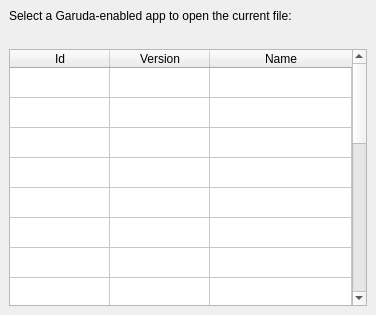
<?xml version="1.0" encoding="UTF-8"?>
<ui version="4.0">
 <class>OpenInCompatibleSoftwareWidget</class>
 <widget class="QDockWidget" name="OpenInCompatibleSoftwareWidget">
  <property name="geometry">
   <rect>
    <x>0</x>
    <y>0</y>
    <width>376</width>
    <height>315</height>
   </rect>
  </property>
  <property name="floating">
   <bool>true</bool>
  </property>
  <property name="windowTitle">
   <string>Compatible Garuda-enabled Software</string>
  </property>
  <widget class="QWidget" name="dockWidgetContents">
   <layout class="QVBoxLayout" name="verticalLayout">
    <item>
     <widget class="QLabel" name="label">
      <property name="text">
       <string>Select a Garuda-enabled app to open the current file:</string>
      </property>
     </widget>
    </item>
    <item>
     <widget class="QLabel" name="fileNameLabel">
      <property name="text">
       <string/>
      </property>
     </widget>
    </item>
    <item>
     <widget class="QTableWidget" name="tableWidget">
      <property name="editTriggers">
       <set>QAbstractItemView::NoEditTriggers</set>
      </property>
      <property name="selectionBehavior">
       <enum>QAbstractItemView::SelectRows</enum>
      </property>
      <property name="rowCount">
       <number>20</number>
      </property>
      <property name="columnCount">
       <number>3</number>
      </property>
      <attribute name="horizontalHeaderVisible">
       <bool>true</bool>
      </attribute>
      <attribute name="horizontalHeaderHighlightSections">
       <bool>false</bool>
      </attribute>
      <attribute name="horizontalHeaderStretchLastSection">
       <bool>true</bool>
      </attribute>
      <attribute name="verticalHeaderVisible">
       <bool>false</bool>
      </attribute>
      <row/>
      <row/>
      <row/>
      <row/>
      <row/>
      <row/>
      <row/>
      <row/>
      <row/>
      <row/>
      <row/>
      <row/>
      <row/>
      <row/>
      <row/>
      <row/>
      <row/>
      <row/>
      <row/>
      <row/>
      <column>
       <property name="text">
        <string>Id</string>
       </property>
      </column>
      <column>
       <property name="text">
        <string>Version</string>
       </property>
      </column>
      <column>
       <property name="text">
        <string>Name</string>
       </property>
      </column>
     </widget>
    </item>
   </layout>
  </widget>
 </widget>
 <resources/>
 <connections/>
</ui>
